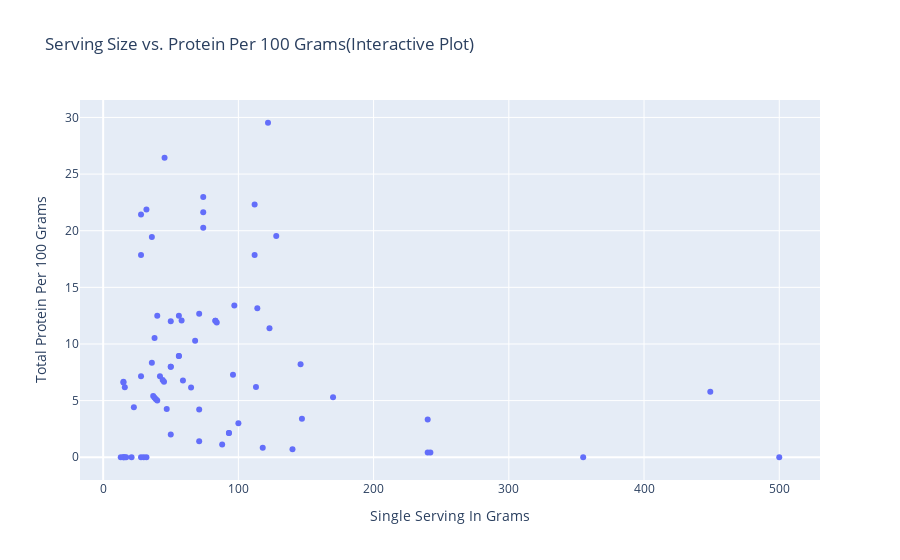

Notebook source saved alongside this figure:
### Code cell
"hide_input"
protein_fig = px.scatter(protein,x='serving_measurement_g',y='protein_per_100g',hover_data=['food_item'],
                         labels = {'serving_measurement_g':'Single Serving In Grams','protein_per_100g':'Total Protein Per 100 Grams'},
                         title='Serving Size vs. Protein Per 100 Grams(Interactive Plot)')
protein_fig.show()

### Figure 1 — Plotly figure (JSON) as saved in the notebook; plotly's stock layout.template omitted (floating-point values rounded to 4 significant figures)
{"data": [{"customdata": [["Oroweat Whole Wheat Bread"], ["Cap'n Crunch Crunch Berries"], ["Cap'n Crunch "], ["Kellogg's Froot Loops"], ["Post Honey Bunches of Oats"], ["Kellogg's Frosted Flakes"], ["General Mills Lucky Charms"], ["Ritz Crackers"], ["General Mills Fruit By The Foot"], ["Welch's Mixed Fruit"], ["Heinz Tomato Ketchup No Sugar Added"], ["Best Foods Mayonnaise"], ["Ball Park Hot Dog Buns"], ["Duncan Hines Blueberry Muffin Mug Cake"], ["Annie's Organic Macaroni & Cheese Classic Cheddar"], ["Kraft Macaroni & Cheese Single Serve"], ["Starkist Tuna Creations Ranch"], ["Starkist Tuna Creations Sweet & Spicy"], ["Starkist Chunk Light Tuna "], ["Skippy Creamy Peanut Butter"], ["Smuckers Goober Grape"], ["Smuckers Goober Strawberry"], ["Aunt Jemima Butter Lite Syrup"], ["Lactaid 2% Reduced Fat Milk"], ["Almond Breeze Almond Milk Unsweetened Vanilla"], ["Nestle Coffe Mate French Vanilla Creamer"], ["Nestle Coffe Mate French Vanilla Creamer Sugar Free"], ["Coca-Cola Diet Coke"], ["Danimals Smoothie Strawberry Flavor"], ["Danimals Smoothie Birthday Cake Flavor"], ["Krusteaz Buttermilk Pancake Mix"], ["Quaker Oats Old Fashioned Oats"], ["yummy Chicken Breast Nuggets"], ["Royal Asia Vegetable Spring Rolls"], ["Dole Banana "], ["Washington Apple"], ["Sun Pacific Navel Orange"], ["Cuties Clementine"], ["Hoffy Premium Beef Franks"], ["Guerrero 12\" Grande Flour Tortilla"], ["Guerrero Corn Tortillas"], ["Ling Ling Pork & Vegetable Dumplings"], ["Ling Ling Dumpling Sauce"], ["Foster Farms Ground Turkey 93% Lean"], ["Belvita Cinnamon Brown Sugar Breakfast Bars"], ["Mahatma Extra Long Enriched Rice"], ["Kikkoman Less Sodium Soy Sauce"], ["Organics Baby Spinach"], ["Kikkoman Ponzu Citrus Sauce"], ["Marie's Raspberry Vinaigrette "], ["Coca-Cola Caffeine Free"], ["Lucern Mexican Style 4 Cheese Blend"], ["Sabra Organic Simply Roasted Pine Nut Hummus"], ["Butterball Sliced Honey Roasted Turkey Breast"], ["La Preferida Pinto Beans"], ["Foster Farms Boneless Skinless Chicken Breast"], ["McDonald's Chicken McNuggets 6 Piece"], ["McDonald's Barbeque Sauce"], ["McDonald's Small French Fries"], ["McDonald's Cheeseburger"], ["Carl's Jr Kid's Cheeseburger"], ["Carl's Jr Hand Breaded Chicken Tenders 3 Piece"], ["Carl's Jr Natural Cut Fries Medium"], ["Rubio's Ancho Citrus Shrimp Burrito"], ["El Pollo Loco Fire-Grilled Chicken Leg"], ["El Pollo Loco Fire-Grilled Chicken Breast"], ["El Pollo Loco Macaroni and Cheese Side"], ["Large Egg"], ["Snickers Bar"], ["Pizza Hut Medium Hand Tossed Cheese"], ["Pizza Hut Medium Hand Tossed Pepperoni"], ["Baskin Robbins Rainbow Sherbet"], ["Medium Avocado"], ["Quaker Simply Granola Oats, Honey, Raisins, Almonds"]], "hoverlabel": {"namelength": 0}, "hovertemplate": "Single Serving In Grams=%{x}<br>Total Protein Per 100 Grams=%{y}<br>food_item=%{customdata[0]}", "legendgroup": "", "marker": {"color": "#636efa", "symbol": "circle"}, "mode": "markers", "name": "", "showlegend": false, "type": "scatter", "x": [38, 37, 38, 39, 42, 40, 36, 16, 21, 22.7, 16, 13, 50, 65, 71, 58, 74, 74, 74, 32, 56, 56, 30, 240, 240, 15, 15, 500, 93, 93, 59, 40, 83, 113, 118, 242, 140, 88, 56, 96, 47, 146, 17, 112, 50, 45, 15, 100, 15, 32, 355, 28, 28, 28, 36, 112, 97, 28, 71, 114, 123, 128, 147, 449, 45.4, 121.9, 170, 50, 44, 84, 83, 71, 50, 68], "xaxis": "x", "y": [10.53, 5.405, 5.263, 5.128, 7.143, 5, 8.333, 6.188, 0, 4.405, 0, 0, 8, 6.154, 12.68, 12.07, 20.27, 21.62, 22.97, 21.88, 8.929, 8.929, 0, 3.333, 0.4167, 0, 0, 0, 2.151, 2.151, 6.78, 12.5, 12.05, 6.195, 0.8475, 0.4132, 0.7143, 1.136, 12.5, 7.292, 4.255, 8.219, 0, 17.86, 8, 6.667, 6.667, 3, 6.6, 0, 0, 21.43, 7.143, 17.86, 19.44, 22.32, 13.4, 0, 4.225, 13.16, 11.38, 19.53, 3.401, 5.791, 26.43, 29.53, 5.294, 12, 6.818, 11.9, 12.05, 1.408, 2, 10.29], "yaxis": "y"}], "layout": {"legend": {"tracegroupgap": 0}, "title": {"text": "Serving Size vs. Protein Per 100 Grams(Interactive Plot)"}, "xaxis": {"anchor": "y", "domain": [0, 1], "title": {"text": "Single Serving In Grams"}}, "yaxis": {"anchor": "x", "domain": [0, 1], "title": {"text": "Total Protein Per 100 Grams"}}}}
